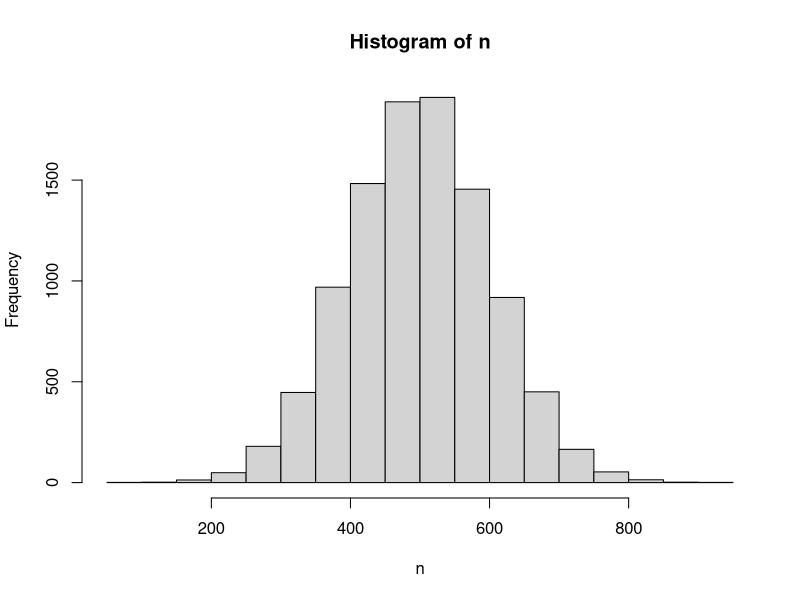

This chart was generated by the following R code:
## ---- chunk 1
seq(20,50)
mean(20:60)
sum(51:91)
## ---- chunk 2
n <- rnorm(10000, 500, 100)
hist(n)
## ---- chunk 3
l = list(
  c(1, 2, 2, 5, 7, 12),
  month.abb,
  matrix(c(3, -8, 1, -3), nrow = 2),
  asin
)
l
## ---- chunk 4
m1 <- matrix(1:20, nrow=5, ncol=4)
m1
cells <- c(1,3,5,7,8,9,11,12,14)
rnames <- c("Row1", "Row2", "Row3")
cnames <- c("Col1", "Col2", "Col3")
m2 <- matrix(cells, nrow=3, ncol=3, byrow=TRUE, dimnames=list(rnames, cnames))
m2
m3 <- matrix(cells, nrow=3, ncol=3, byrow=FALSE, dimnames=list(rnames, cnames))
m3
## ---- chunk 5
empleados <- data.frame(Nombre=c("Joaquin","Josefina","Israel", "Esteban","Claudio"),
                      Genero = c("M","F","M","M","M"),
                      Edad = c(23,22,25,26,32),
                      Designation=c("CEO","CTO","Ejecutivo","CEO","Data Scientist"),
                      SSN = c("123-34-2346","123-44-779","556-24-433","123-98-987","679-77-576")
                      )
summary(empleados)
## ---- chunk 6
# Alternativa 1
x <- vector("numeric", 5)
x
c <- vector("complex", 5)
c
l <- vector("logical", 5)
l
chr <- vector("character", 5)
chr

# Alternativa 2
# vector numérico
v1 <- 1:10
#vector lógico
v2 <- c(TRUE, FALSE, TRUE, TRUE)
#vector complejo
v3 <- c(1+1i,2-3i,4+1i)
#vector de caracter
v4 <- c('a','z','d','t')
## ---- chunk 7
x <- c(10, 20, 30, 40, 50)
y <- c(20, 10, 40, 35, 10)
x
y
z = x + y
z
## ---- chunk 8
x <- c(10, 20, 30, 32, 45, 50, 70, 80, 87, 100)
sum(x)
mean(x)
prod(x)
## ---- chunk 9
x <- rnorm(10)
x[sample(1:10,2)] <- NA
x
#una forma
mean(x,na.rm = TRUE)
sum(x,na.rm  =TRUE)
prod(x,na.rm = TRUE)

#2da forma utilizando na.omit, que omite los NA de un vector o data.frame

x <- na.omit(x)
mean(x)
sum(x)
prod(x)
## ---- chunk 10
x
sort(x)
sort(x,decreasing = TRUE)
## ---- chunk 11
x <- c(1, 2, 5, 25, 35, 32)

5 %in% x
## ---- chunk 12
x <- round(rnorm(10)*10)
sort(x,decreasing = TRUE)[2]
## ---- chunk 13
n <- 5 #n esimo
sort(x,decreasing = TRUE)[n]
## ---- chunk 14
v1 <- iris$Sepal.Length
v2 <- iris$Sepal.Width
v3 <- iris$Species
## ---- chunk 15
v1 <- 1:5
v2 <- 3:7
v1;v2

#los elementos de v1 que no estan en v2
v1[!(v1 %in% v2)]

#los elementos de v2 que no estan en v1
v2[!(v2 %in% v1)]

## ---- chunk 16
x <- 1:10
rev(x)
## ---- chunk 17
x <- 1:10
length(x)
dim(x)
## ---- chunk 18
v <- 5:14
v[8]
v[8] > 10
## ---- chunk 19
v <- 1:5
v + 3
## ---- chunk 20
v1 <- 1:10
v1
v2 <- seq(1,10,2)
v2
## ---- chunk 21
matrix(nrow=10,ncol=10)
## ---- chunk 22
v <- 1:9
matrix(v,3,3)
## ---- chunk 23
v1 <- 1:9
m <- matrix(v1,3,3,dimnames = list(c('fila','fila2','fila3'),c('col1','col2','col3')))
m
## ---- chunk 24
m1 <- matrix(1:6,2,3)
m2 <- matrix(6:1,2,3)
m1
m2
m1+m2
m1-m2
m1*m2
m1/m2
## ---- chunk 25
cor(mtcars)
## ---- chunk 26

m <- matrix(sample(1:100,9),3,3)
which(m == max(m),arr.ind = TRUE)
which(m == min(m),arr.ind = TRUE)

## ---- chunk 27

m1 <- matrix(sample(1:100,12),3,4)
m2 <- matrix(sample(1:100,20),5,4)

rbind(m1,m2)
## ---- chunk 28

m1 <- matrix(sample(1:100,12),4,3)
m2 <- matrix(sample(1:100,20),4,5)

cbind(m1,m2)
## ---- chunk 29
levels(iris$Species)
## ---- chunk 30
letras <- factor(sample(letters[1:5],40,replace = TRUE))

levels(iris$Species)[1] <- levels(letras)[1]
levels(iris$Species)
## ---- chunk 31
f <- factor(month.name, levels = month.name)
f
## ---- chunk 32
letras <- factor(letters[sample(1:5,20,replace = TRUE)])
levels(letras)
## ---- chunk 33
data <- women
data
height_f = cut(women$height,3)
table(height_f)
